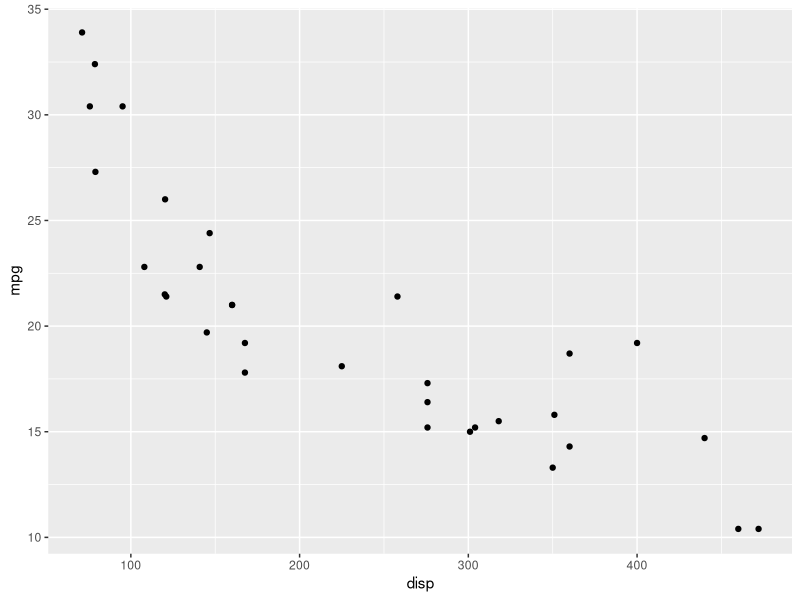
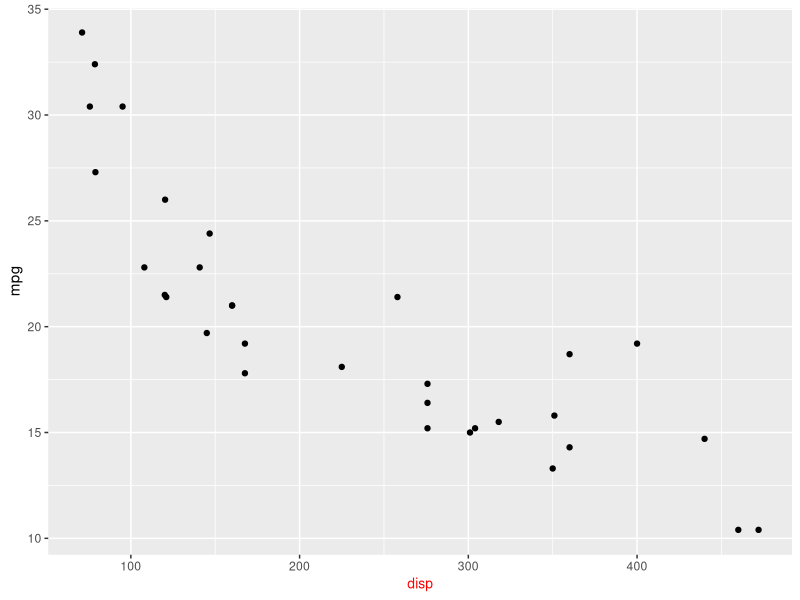
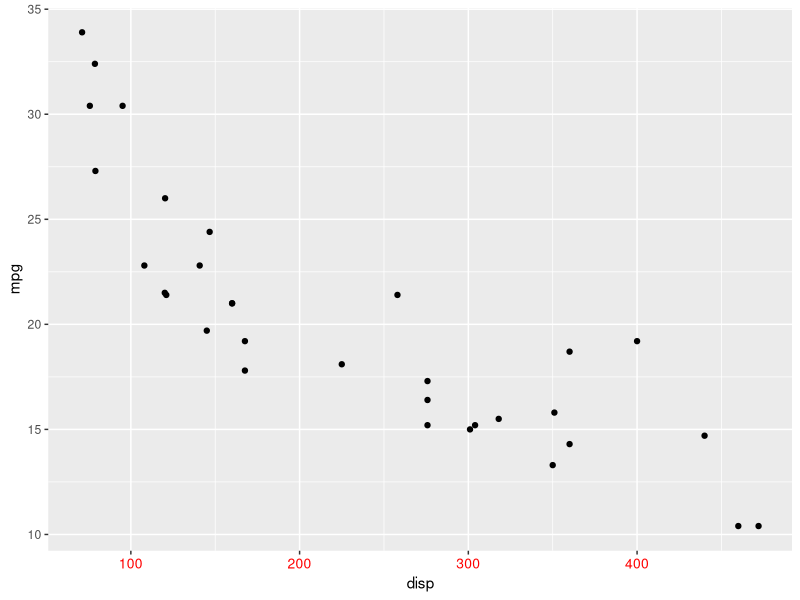
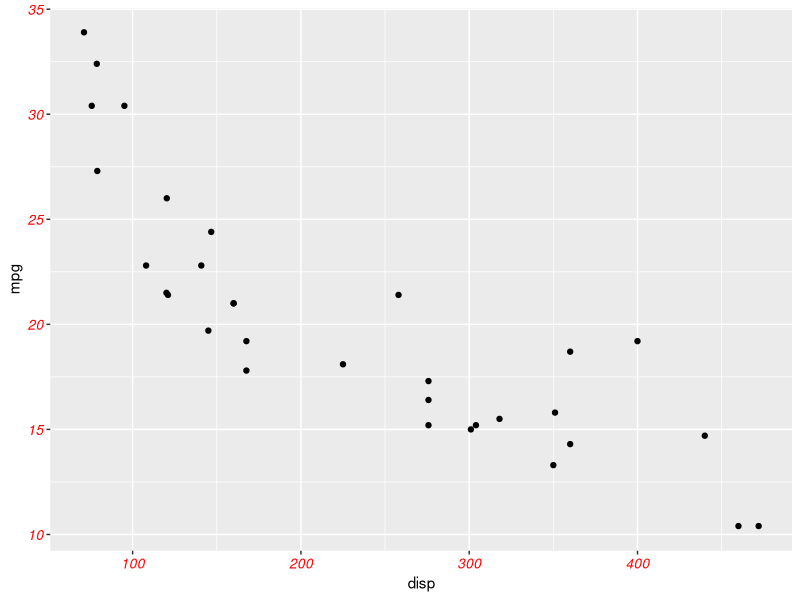
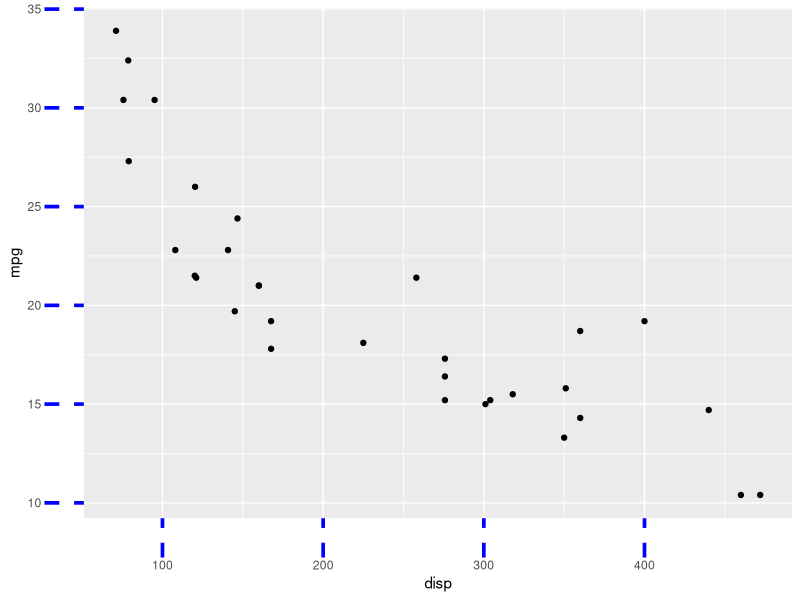
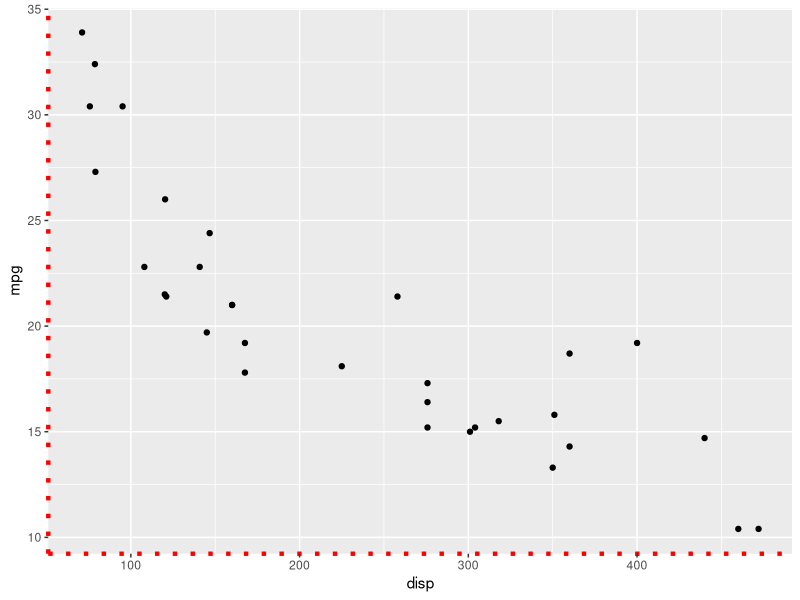
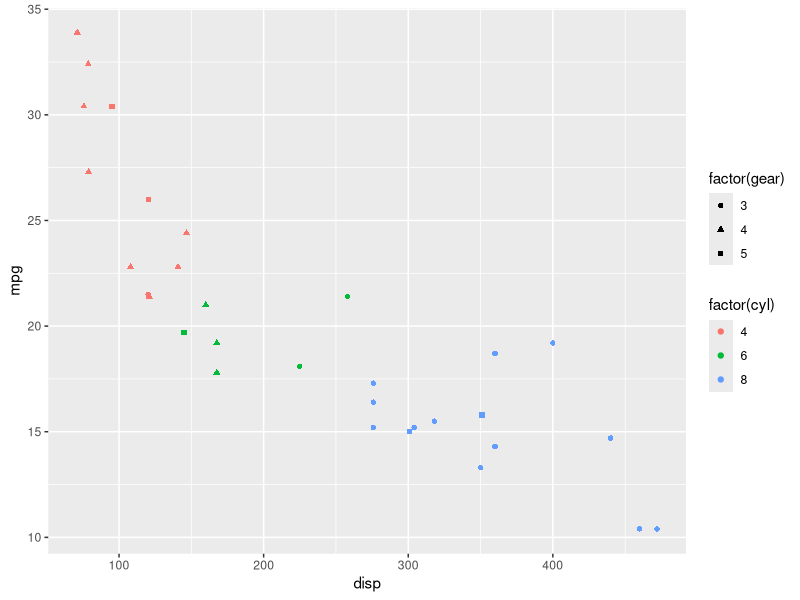
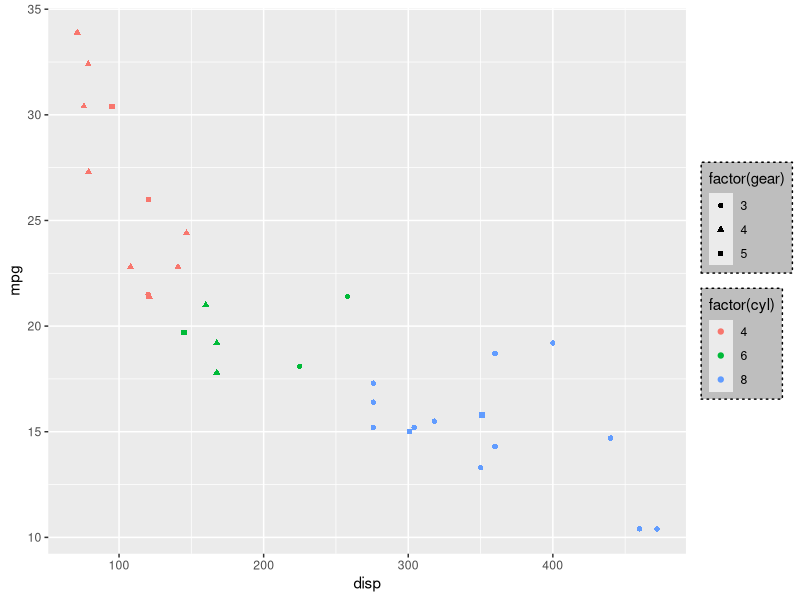

Write R code to recreate these figures, in order.
## ---- chunk 1
library(ggplot2)
library(readr)
## ---- chunk 2
p <- ggplot(mtcars) +
  geom_point(aes(disp, mpg))
p
## ---- chunk 3
p + theme(axis.title.x = element_text(color = "red", size = 10))
## ---- chunk 4
p + theme(axis.text.x = element_text(color = "red", size = 10))
## ---- chunk 5
p + theme(axis.text = element_text(color = "red", size = 10, face = "italic"))
## ---- chunk 6
p + theme(axis.ticks = element_line(color = 'blue', size = 1.25, linetype = 2), 
          axis.ticks.length = unit(1, "cm"))
## ---- chunk 7
p + theme(axis.line = element_line(color = 'red', size = 1.5, linetype = 3))
## ---- chunk 8
p <- ggplot(mtcars) +
  geom_point(aes(disp, mpg, color = factor(cyl), shape = factor(gear)))
p
## ---- chunk 9
p + theme(legend.background = element_rect(fill = 'gray', linetype = 3,  
          color = "black"))
## ---- chunk 10
p + theme(legend.margin = margin(4, 8, 4, 8))
## ---- chunk 11
p + theme(legend.spacing = unit(1.5, "cm"))
## ---- chunk 12
p + theme(legend.key = element_rect(fill = 'red'),
          legend.key.size = unit(0.4, "cm"))
## ---- chunk 13
p + theme(legend.text = element_text(color = 'green', face = 'italic'))
## ---- chunk 14
p + theme(legend.title = element_text(color = 'blue', face = 'bold'),
          legend.title.align = 0.1)
## ---- chunk 15
p + theme(legend.position = "top")
## ---- chunk 16
p + theme(legend.direction = "horizontal")
## ---- chunk 17
p + theme(legend.box = "horizontal",
  legend.box.background = element_rect(fill = "gray"),
  legend.box.spacing = unit(1, "cm"), legend.box.just = "left",
  legend.box.margin = margin(4, 8, 4, 8))
## ---- chunk 18
p <- ggplot(mtcars) +
  geom_point(aes(disp, mpg))
p
## ---- chunk 19
p + theme(panel.background = element_rect(fill = 'gray'))
## ---- chunk 20
p + theme(panel.border = element_rect(fill = NA, color = 'blue', 
          linetype = 1, size = 2))
## ---- chunk 21
p + theme(panel.grid = element_line(color = 'blue', linetype = 2, size = 0.5))
## ---- chunk 22
p + theme(panel.grid.major.x = element_line(color = 'blue', 
          linetype = 2, size = 0.5))
## ---- chunk 23
p + theme(panel.grid.minor.y = element_line(color = 'red', 
          linetype = 3, size = 0.2))
## ---- chunk 24
p <- ggplot(mtcars) +
  geom_point(aes(disp, mpg)) + 
  ggtitle('Theme Modification')
p
## ---- chunk 25
p + theme(plot.background = element_rect(color = 'blue', 
          fill = '#4682B4'))
## ---- chunk 26
p + theme(plot.title = element_text(color = 'red'))
## ---- chunk 27
p + theme(plot.margin = unit(c(1, 1, 1, 1), "cm"))
## ---- chunk 28
p <- ggplot(mtcars) +
  geom_point(aes(disp, mpg)) + 
  facet_grid(~cyl)
p
## ---- chunk 29
p + theme(strip.background = element_rect(color = 'red', 
          fill = '#4682B4'))
## ---- chunk 30
p + theme(strip.text = element_text(face = 'italic', size = 8,
          color = 'red'))
## ---- chunk 31
ggplot(mtcars) +
  geom_point(aes(disp, mpg)) +
  theme_bw()
## ---- chunk 32
ggplot(mtcars) +
  geom_point(aes(disp, mpg)) +
  theme_gray()
## ---- chunk 33
ggplot(mtcars) +
  geom_point(aes(disp, mpg)) +
  theme_light()
## ---- chunk 34
ggplot(mtcars) +
  geom_point(aes(disp, mpg)) +
  theme_minimal()
## ---- chunk 35
ggplot(mtcars) +
  geom_point(aes(disp, mpg)) +
  theme_dark()
## ---- chunk 36
ggplot(mtcars) +
  geom_point(aes(disp, mpg)) +
  theme_classic()
## ---- chunk 37
ggplot(mtcars) +
  geom_point(aes(disp, mpg)) +
  theme_void()
